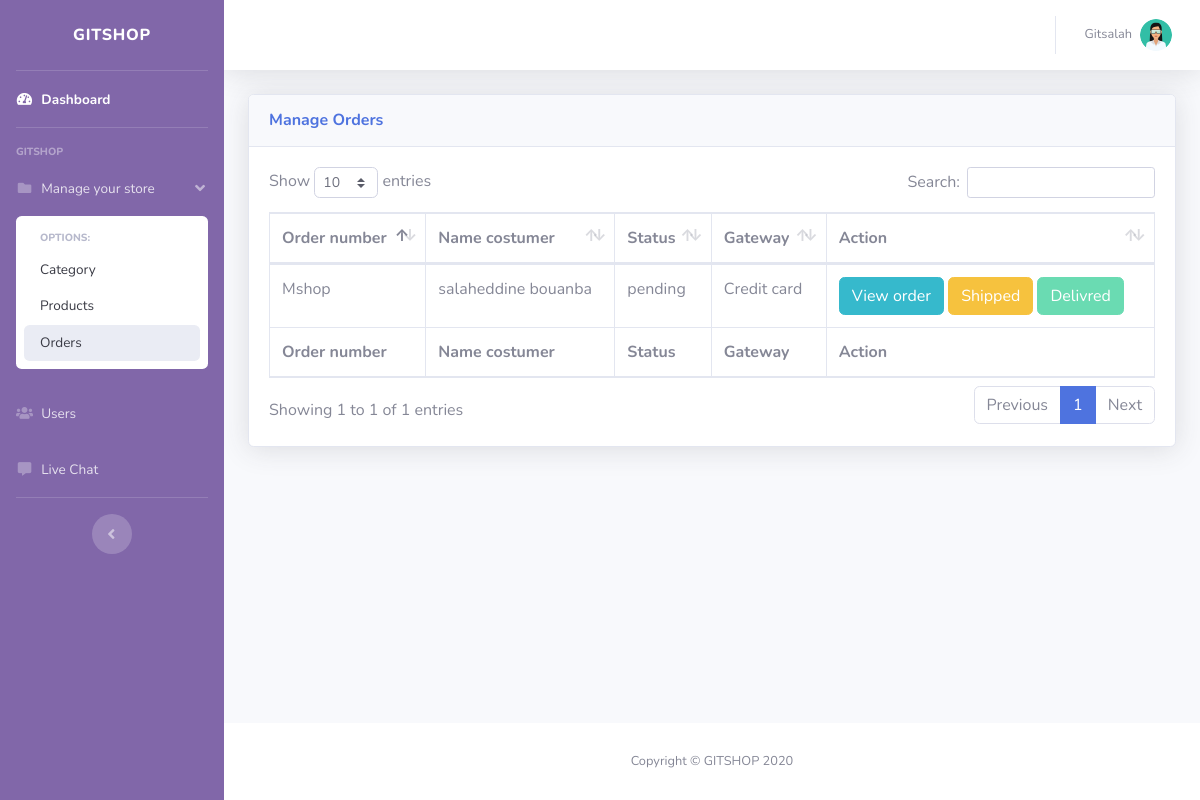
Page /backoffice/orders/index.php (signed in) on the committed database.
### tables this page shows
CREATE TABLE `orders` (
  `idOrder` int(11) NOT NULL,
  `orderNumber` varchar(255) NOT NULL,
  `status` varchar(255) NOT NULL,
  `firstname` varchar(255) NOT NULL,
  `lastname` varchar(255) NOT NULL,
  `address` varchar(255) NOT NULL,
  `zip` varchar(255) NOT NULL,
  `city` varchar(255) NOT NULL,
  `phone_number` varchar(255) NOT NULL,
  `email` varchar(255) NOT NULL,
  `idU` int(11) NOT NULL,
  `idP` int(11) NOT NULL,
  `qte` varchar(255) NOT NULL,
  `calculated` tinyint(4) NOT NULL,
  `created_at` timestamp NOT NULL DEFAULT current_timestamp() ON UPDATE current_timestamp(),
  `price` varchar(255) NOT NULL,
  `stripe` tinyint(4) NOT NULL,
  `cod` tinyint(4) NOT NULL
);

CREATE TABLE `users` (
  `idU` int(11) NOT NULL,
  `fullname` varchar(255) NOT NULL,
  `email` varchar(255) NOT NULL,
  `password` varchar(255) NOT NULL,
  `phone_number` varchar(255) NOT NULL,
  `admin` tinyint(4) NOT NULL,
  `superAdmin` tinyint(4) NOT NULL,
  `ban` tinyint(4) NOT NULL
);

### app/models/db.php (called while the page is built, shortened)
<?php
class CRUD extends DB
{
    public function selectOne($table, $condition)
    {
        $conn = $this->connect();
        $sql = "SELECT * FROM $table";
        $i = 0;
        foreach ($condition as $key => $value) {
            if ($i === 0) {
                $sql = $sql . " WHERE $key=?";
            } else {
                $sql = $sql . " AND $key=?";
            }
            $i++;
        }
        $sql = $sql . " LIMIT 1";
        $stmt = $conn->prepare($sql);
        $value = array_values($condition);
        $type = str_repeat('s', count($value));
        $stmt->bind_param($type, ...$value);
        $stmt->execute();
        $records = $stmt->get_result()->fetch_assoc();
        return $records;
    }
}
class Order extends DB{
    public function getOneProductQte($table, $order){
        $conn = $this->connect();
        $sql = "SELECT * FROM `$table` GROUP BY $order HAVING COUNT($order) = 1";
         $query = mysqli_query($conn, $sql);
         $result = mysqli_fetch_all($query, MYSQLI_ASSOC);
         return $result;
    }
}

### app/controllers/orders.php (called while the page is built, shortened)
<?php
$order = new Order();
$allOrderOnequantity = $order->getOneProductQte('orders', 'orderNumber');

### backoffice/orders/index.php (the view, shortened to what this page needs)
<?php
include('../../app/models/db.php');
include('../../app/controllers/orders.php')
?>
<!DOCTYPE html>
<html lang="en">
<head>
    <link href="../vendor/fontawesome-free/css/all.min.css" rel="stylesheet" type="text/css">
    <link href="../css/sb-admin-2.min.css" rel="stylesheet">
    <link href="../vendor/datatables/dataTables.bootstrap4.min.css" rel="stylesheet">
</head>
<body id="page-top">
    <div id="wrapper">
        <ul style="background:#8167A9" class="navbar-nav  sidebar sidebar-dark accordion" id="accordionSidebar">
            <a class="sidebar-brand d-flex align-items-center justify-content-center" href="../dashboard.php">
                <div class="sidebar-brand-text mx-3">GITSHOP</div>
            </a>
            <hr class="sidebar-divider my-0">
            <li class="nav-item active">
                <a class="nav-link" href="../dashboard.php">
                    <i class="fas fa-fw fa-tachometer-alt"></i>
                    <span>Dashboard</span></a>
            </li>
            <hr class="sidebar-divider">
            <div class="sidebar-heading">
                GITSHOP
            </div>
            <li class="nav-item">
                <a class="nav-link " href="#" data-toggle="collapse" data-target="#collapsePages" aria-expanded="true" aria-controls="collapsePages">
                    <i class="fas fa-fw fa-folder"></i>
                    <span>Manage your store</span>
                </a>
                <div id="collapsePages" class="collapse show" aria-labelledby="headingPages" data-parent="#accordionSidebar">
                    <div class="bg-white py-2 collapse-inner rounded">
                        <h6 class="collapse-header">Options:</h6>
                        <a class="collapse-item" href="../category">Category</a>
                        <a class="collapse-item" href="../products">Products</a>
                        <a class="collapse-item" style="background-color: #eaecf4;" href="index.php">Orders</a>
                    </div>
                </div>
            </li>
            <li class="nav-item">
                <a class="nav-link" href="../users">
                    <i class="fas fa-fw fa-users"></i>
                    <span>Users</span></a>
            </li>
            <li class="nav-item">
        <a class="nav-link" href="../livechat">
          <i class="fas fa-fw fa-comment-alt"></i>
          <span>Live Chat</span></a>
      </li>
            <hr class="sidebar-divider d-none d-md-block">
            <div class="text-center d-none d-md-inline">
                <button class="rounded-circle border-0" id="sidebarToggle"></button>
            </div>
        </ul>
        <div id="content-wrapper" class="d-flex flex-column">
            <div id="content">
                <nav class="navbar navbar-expand navbar-light bg-white topbar mb-4 static-top shadow">
                    <ul class="navbar-nav ml-auto">
                        <li class="nav-item dropdown no-arrow">
                            <a class="nav-link dropdown-toggle" href="#" id="userDropdown" role="button" data-toggle="dropdown" aria-haspopup="true" aria-expanded="false">
                                <span class="mr-2 d-none d-lg-inline text-gray-600 small text-capitalize">
                                    <?php echo $_SESSION['Admin'] ?></span>
                                <img class="img-profile rounded-circle" src="../img/avatar.png">
                            </a>
                        </li>
                    </ul>
                </nav>
                <div class="container-fluid">
                    <div class="card shadow mb-4">
                        <div class="card-header py-3">
                            <h6 class="m-0 font-weight-bold text-primary">Manage Orders</h6>
                        </div>
                        <div class="card-body">
                            <div class="table-responsive">
                                <table class="table table-bordered" id="dataTable" width="100%" cellspacing="0">
                                    <thead>
                                        <tr>
                                            <th>Order number</th>
                                            <th>Name costumer</th>
                                            <th>Status</th>
                                            <th>Gateway</th>
                                            <th>Action</th>
                                        </tr>
                                    </thead>
                                    <tfoot>
                                        <tr>
                                            <th>Order number</th>
                                            <th>Name costumer</th>
                                            <th>Status</th>
                                            <th>Gateway</th>
                                            <th>Action</th>
                                        </tr>
                                    </tfoot>
                                    <tbody>
                                        <?php foreach ($allOrderOnequantity as $oneOrder) : ?>
                                            <tr>
                                                <td><?php echo $oneOrder['orderNumber'] ?></td>
                                                <td><?php $nameOneOrder = $crud->selectOne('users', ['idU' => $oneOrder['idU']]);
                                                    echo $nameOneOrder['fullname'] ?></td>
                                                <td><?php echo $oneOrder['status'] ?></td>
                                                <td><?php if ($oneOrder['stripe'] == 1) {
                                                        echo "Credit card";
                                                    } else {
                                                        echo "Cash on delivery";
                                                    } ?></td>
                                                <td>
                                                    <a name="" id="" class="btn btn-info" href="showOrder.php?orderNum=<?php echo $oneOrder['orderNumber'] ?>" role="button">View order</a>
                                                    <?php if ($oneOrder['status'] === "pending") : ?>
                                                        <a name="" id="" class="btn btn-warning" href="index.php?change_status=<?php echo $oneOrder['orderNumber']; ?>" role="button">Shipped</a>
                                                    <?php else : ?>
                                                        <a href="#" class="btn btn-warning disabled" role="button">shipped</a>
                                                    <?php endif; ?>
                                                    <?php if ($oneOrder['status'] === "shipped") : ?>
                                                        <a name="" id="" class="btn btn-success" href="index.php?delivred=<?php echo $oneOrder['orderNumber'] ?>" role="button">Delivred</a>
                                                    <?php else : ?>
                                                        <a name="" id="" class="btn btn-success disabled" href="#" role="button">Delivred</a>
                                                    <?php endif; ?>
                                                </td>
                                            </tr>
                                        <?php endforeach; ?>
                                    </tbody>
                                </table>
                            </div>
                        </div>
                    </div>
                </div>
            </div>
            <footer class="sticky-footer bg-white">
                <div class="container my-auto">
                    <div class="copyright text-center my-auto">
                        <span>Copyright &copy; GITSHOP 2020</span>
                    </div>
                </div>
            </footer>
        </div>
    </div>
</body>
</html>

### backoffice/orders/index.php (style rules this page uses)
a { text-decoration: none !important; }

### rows in the picture
orders: orderNumber "Mshop", idU.fullname "salaheddine bouanba", status "pending", stripe "Credit card", shows "Delivred"

### other values in the picture
$_SESSION['Admin'] "Gitsalah"
